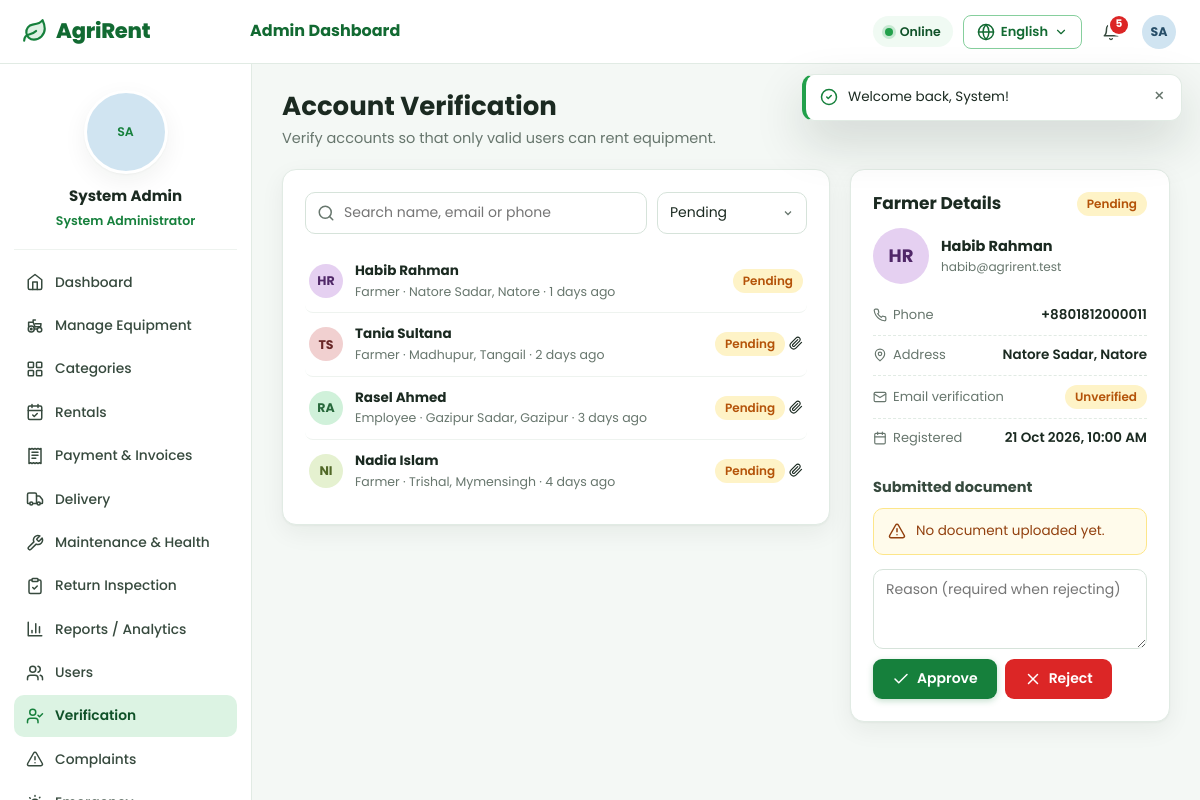
Page /index.php?r=verification/index (signed in) on the committed database.
### tables this page shows
CREATE TABLE `users` (
  `id` INT UNSIGNED NOT NULL AUTO_INCREMENT,
  `name` VARCHAR(100) NOT NULL,
  `email` VARCHAR(160) NOT NULL,
  `phone` VARCHAR(30) NOT NULL DEFAULT '',
  `address` VARCHAR(255) NOT NULL DEFAULT '',
  `password` VARCHAR(255) NOT NULL,
  `role` ENUM('farmer','employee','admin') NOT NULL,
   
  `status` ENUM('inactive','active','suspended','deleted') NOT NULL DEFAULT 'inactive',
  `email_verified_at` DATETIME DEFAULT NULL,
   
  `verification_status` ENUM('pending','approved','rejected') NOT NULL DEFAULT 'pending',
  `verification_note` VARCHAR(255) DEFAULT NULL,
  `verification_document` VARCHAR(255) DEFAULT NULL,
  `verified_by` INT UNSIGNED DEFAULT NULL,
  `verified_at` DATETIME DEFAULT NULL,
  `employee_code` VARCHAR(30) DEFAULT NULL,
  `profile_photo` VARCHAR(255) DEFAULT NULL,
  `language` ENUM('en','bn') NOT NULL DEFAULT 'en',
  `two_factor_enabled` TINYINT(1) NOT NULL DEFAULT 0,
  `google_id` VARCHAR(64) DEFAULT NULL,
  `failed_attempts` INT UNSIGNED NOT NULL DEFAULT 0,
  `locked_until` DATETIME DEFAULT NULL,
  `last_login_at` DATETIME DEFAULT NULL,
  `last_login_ip` VARCHAR(45) DEFAULT NULL,
  `last_login_agent` VARCHAR(255) DEFAULT NULL,
  `remember_selector` CHAR(24) DEFAULT NULL,
  `remember_hash` CHAR(64) DEFAULT NULL,
  `remember_expires` DATETIME DEFAULT NULL,
  `deleted_at` DATETIME DEFAULT NULL,
  `created_at` DATETIME NOT NULL DEFAULT CURRENT_TIMESTAMP,
  `updated_at` DATETIME NOT NULL DEFAULT CURRENT_TIMESTAMP ON UPDATE CURRENT_TIMESTAMP,
  PRIMARY KEY (`id`),
  UNIQUE KEY `uq_users_email` (`email`),
  UNIQUE KEY `uq_users_google` (`google_id`),
  UNIQUE KEY `uq_users_remember` (`remember_selector`),
  KEY `idx_users_role_status` (`role`,`status`,`verification_status`)
);

### app/views/verification/_list.php (the view, shortened to what the rows shown need)
<div class="list">
    <?php foreach ($rows as $u): ?>
        <button type="button" class="list-item selectable-item" data-row="user-<?= (int)$u['id'] ?>" data-panel-url="<?= e(url('verification/show', ['id' => $u['id']])) ?>" data-panel-target="#verifyPanel">
            <?= avatar($u, 'sm') ?>
            <div><strong><?= e($u['name']) ?></strong><small><?= e(role_label($u['role'])) ?> · <?= e($u['address']) ?> · <?= e(time_ago($u['created_at'])) ?></small></div>
            <span><?= badge($u['verification_status']) ?><?= $u['verification_document'] ? ' ' . icon('paperclip', 'icon-xs') : '' ?></span>
        </button>
    <?php endforeach; ?>
</div>

### app/views/verification/index.php (shortened to what the rows shown need)
<div class="page-head"><div><h1><?= e(is_role('admin') ? t('Account Verification') : t('Farmer Verification')) ?></h1><p class="muted"><?= e(t('Verify accounts so that only valid users can rent equipment.')) ?></p></div></div>
<div class="split-panel">
    <section class="card">
            <div class="input-icon grow"><?= icon('search') ?><input name="q" value="<?= e($q) ?>" placeholder="<?= e(t('Search name, email or phone')) ?>"></div>
        <div id="verifyList"><?php include __DIR__ . '/_list.php'; ?></div>
    </section>
    <aside class="card side-panel" id="verifyPanel" aria-live="polite">
        <?php if ($selected): $u = $selected; include __DIR__ . '/_panel.php'; else: ?><p class="muted center"><?= e(t('Select a user to see details.')) ?></p><?php endif; ?>
    </aside>
</div>

### app/helpers.php (shortened to what the rows shown need)
<?php
function config(string $key, $default = null)
{
    $value = $GLOBALS['__config'];
    foreach (explode('.', $key) as $part) {
        $value = $value[$part];
    }
    return $value;
}
function setting(string $key, $default = '')
{
    return Settings::get($key, $default);
}
function url(string $route = '', array $params = []): string
{
    $query = $route !== '' ? 'r=' . $route : '';
    if ($params) {
        $query .= ($query !== '' ? '&' : '') . http_build_query($params);
    }
    return 'index.php' . ($query !== '' ? '?' . $query : '');
}
function e($value): string
{
    return htmlspecialchars((string)$value, ENT_QUOTES | ENT_SUBSTITUTE, 'UTF-8');
}
function t(string $key, array $params = []): string
{
    return Lang::translate($key, $params);
}
function fmt_date(?string $date, string $format = 'd M Y'): string
{
    $ts = strtotime($date);
    return $ts ? date($format, $ts) : '—';
}
function time_ago(?string $date): string
{
    $diff = time() - strtotime($date);
    if ($diff < 86400 * 7) {
        return t(':n days ago', ['n' => (int)floor($diff / 86400)]);
    }
    return fmt_date($date);
}
function icon(string $name, string $class = ''): string
{
    return Icon::svg($name, $class);
}
function status_meta(string $status): array
{
    static $map = [
        'pending' => ['Pending', 'amber'], 'confirmed' => ['Confirmed', 'blue'], 'delivered' => ['Delivered', 'green'],
        'returned' => ['Returned', 'purple'], 'completed' => ['Completed', 'green'], 'cancelled' => ['Cancelled', 'red'],
        'rejected' => ['Rejected', 'red'], 'active_rental' => ['Active', 'green'],
        'paid' => ['Paid', 'green'], 'failed' => ['Failed', 'red'], 'refunded' => ['Refunded', 'gray'],
        'unpaid' => ['Unpaid', 'amber'], 'partial' => ['Partially Paid', 'amber'],
        'assigned' => ['Assigned', 'blue'], 'in_progress' => ['In Progress', 'blue'],
        'available' => ['Available', 'green'], 'unavailable' => ['Not Available', 'red'], 'maintenance' => ['Maintenance', 'amber'],
        'inactive' => ['Inactive', 'gray'], 'good' => ['Good', 'green'], 'needs_maintenance' => ['Needs Maintenance', 'red'],
        'under_maintenance' => ['Under Maintenance', 'amber'], 'unknown' => ['Data Missing', 'gray'],
        'scheduled' => ['Scheduled', 'blue'], 'open' => ['Open', 'red'], 'resolved' => ['Resolved', 'green'],
        'in_review' => ['In Review', 'blue'], 'closed' => ['Closed', 'gray'],
        'low' => ['Low', 'green'], 'medium' => ['Medium', 'amber'], 'high' => ['High', 'red'],
        'active' => ['Active', 'green'], 'suspended' => ['Suspended', 'red'], 'deleted' => ['Deleted', 'gray'],
        'approved' => ['Approved', 'green'], 'verified' => ['Verified', 'green'], 'unverified' => ['Unverified', 'amber'],
        'damaged' => ['Damaged', 'red'], 'needs_service' => ['Needs Service', 'amber'],
        'normal' => ['Normal Season', 'gray'], 'harvest' => ['Harvest Season', 'amber'], 'off_season' => ['Off-season', 'blue'],
    ];
    $meta = $map[$status] ?? [ucwords(str_replace('_', ' ', $status)), 'gray'];
    return [t($meta[0]), $meta[1]];
}
function badge(?string $status, ?string $label = null): string
{
    $status = (string)$status;
    [$text, $color] = status_meta($status);
    return '<span class="badge badge-' . $color . '" data-status="' . e($status) . '">' . e($label ?? $text) . '</span>';
}
function is_role(string ...$roles): bool
{
    return Auth::is(...$roles);
}
function initials(?string $name): string
{
    $parts = preg_split('/\s+/', trim((string)$name)) ?: [];
    $letters = '';
    foreach (array_slice($parts, 0, 2) as $part) {
        $letters .= mb_strtoupper(mb_substr($part, 0, 1));
    }
    return $letters ?: 'U';
}
function avatar(?array $user, string $size = ''): string
{
    $class = 'avatar' . ($size ? ' avatar-' . $size : '');
    $hue = crc32((string)($user['name'] ?? 'user')) % 360;
    return '<span class="' . $class . ' avatar-initials" style="--hue:' . $hue . '">' . e(initials($user['name'] ?? '')) . '</span>';
}

### app/services/Icon.php (shortened to what the rows shown need)
<?php
final class Icon
{
    public static function svg(string $name, string $class = ''): string
    {
        $paths = self::PATHS[$name] ?? self::PATHS['info'];
        return '<svg class="icon ' . $class . '" viewBox="0 0 24 24" fill="none" stroke="currentColor" stroke-width="2" stroke-linecap="round" stroke-linejoin="round" aria-hidden="true">' . $paths . '</svg>';
    }
}

### app/views/verification/_panel.php (shortened to what the rows shown need)
<div class="panel-head"><h2><?= e(role_label($u['role'])) ?> <?= e(t('Details')) ?></h2><?= badge($u['verification_status']) ?></div>
<div class="profile-mini"><?= avatar($u, 'lg') ?><div><strong><?= e($u['name']) ?></strong><small><?= e($u['email']) ?></small></div></div>
<dl class="kv">
    <div><dt><?= icon('phone', 'icon-xs') ?><?= e(t('Phone')) ?></dt><dd><?= e($u['phone']) ?></dd></div>
    <div><dt><?= icon('map-pin', 'icon-xs') ?><?= e(t('Address')) ?></dt><dd><?= e($u['address']) ?></dd></div>
    <div><dt><?= icon('mail', 'icon-xs') ?><?= e(t('Email verification')) ?></dt><dd><?= badge($u['email_verified_at'] ? 'verified' : 'unverified') ?></dd></div>
    <div><dt><?= icon('calendar', 'icon-xs') ?><?= e(t('Registered')) ?></dt><dd><?= e(fmt_datetime($u['created_at'])) ?></dd></div>
</dl>
<h3 class="sub-title"><?= e(t('Submitted document')) ?></h3>
<?php if ($u['verification_document']): $docUrl = url('verification/document', ['id' => $u['id']]); $isPdf = str_ends_with((string)$u['verification_document'], '.pdf'); ?>
    <div class="doc-preview">
        <?php if ($isPdf): ?><object data="<?= e($docUrl) ?>" type="application/pdf"><a href="<?= e($docUrl) ?>" target="_blank"><?= e(t('Open document')) ?></a></object><?php else: ?><img src="<?= e($docUrl) ?>" alt="<?= e(t('Verification document')) ?>" onerror="this.replaceWith(document.createTextNode('<?= e(t('Unable to load farmer details.')) ?>'))"><?php endif; ?>
    </div>
    <a class="btn btn-light btn-sm" href="<?= e($docUrl) ?>" target="_blank"><?= icon('external', 'icon-xs') ?><?= e(t('Open document')) ?></a>
<?php else: ?>
    <div class="alert alert-warning"><?= icon('alert') ?><span><?= e(t('No document uploaded yet.')) ?></span></div>
<?php endif; ?>
<?php if ($u['verification_status'] !== 'approved'): ?>
    <form method="post" action="<?= e(url('verification/decide')) ?>" data-ajax data-reload class="stack">
        <textarea name="note" rows="2" placeholder="<?= e(t('Reason (required when rejecting)')) ?>"></textarea><?= field_error('note') ?>
        <div class="row-actions">
            <button class="btn btn-primary" type="submit" name="decision" value="approved"><?= icon('check') ?><?= e(t('Approve')) ?></button>
            <button class="btn btn-danger" type="submit" name="decision" value="rejected"><?= icon('x') ?><?= e(t('Reject')) ?></button>
        </div>
    </form>
<?php else: ?>
    <p class="muted small"><?= icon('check-circle', 'icon-xs') ?> <?= e(t('Verified on :date', ['date' => fmt_date($u['verified_at'])])) ?></p>
<?php endif; ?>

### app/views/layouts/app.php (shortened to what the rows shown need)
<?php
$me = Auth::user();
$current = Router::current();
?>
<!doctype html>
<html lang="<?= Lang::get() ?>" data-lang="<?= Lang::get() ?>">
<head><?php include __DIR__ . '/_head.php'; ?></head>
<body class="app role-<?= e($me['role']) ?>" data-route="<?= e($current) ?>">
<header class="topbar">
    <a class="brand" href="<?= e(url('dashboard/index')) ?>"><?= icon('leaf') ?><span><?= e(setting('platform_name', 'AgriRent')) ?></span></a>
    <div class="topbar-title"><?= $me['role'] !== 'farmer' ? e(t(ucfirst($me['role']) . ' Dashboard')) : '' ?></div>
    <div class="topbar-actions">
        <div class="net-status" id="netStatus" title="<?= e(t('Connection & offline sync status')) ?>">
        </div>
        <?php include __DIR__ . '/_lang.php'; ?>
        <div class="dropdown notif-dropdown">
        </div>
        <div class="dropdown">
            <button class="user-chip" type="button" data-dropdown aria-label="<?= e(t('Account menu')) ?>"><?= avatar($me, 'sm') ?></button>
        </div>
    </div>
</header>
<aside class="sidebar" aria-label="<?= e(t('Sidebar')) ?>">
    <div class="sidebar-profile">
        <?= avatar($me, 'xl') ?>
        <strong><?= e($me['name']) ?></strong>
        <span><?= e($me['role'] === 'admin' ? t('System Administrator') : role_label($me['role'])) ?></span>
    </div>
</aside>
<main id="main" class="main">
    <?= $content ?>
</main>
</body>
</html>

### rows in the picture
users: role "Admin Dashboard", name "SA SA", name "System Admin", role "System Administrator", role "Account Verification"
users: name "HR", name "Habib Rahman", role "Farmer", address "Natore Sadar, Natore", created_at "1 days ago", email "habib@agrirent.test", phone "+8801812000011", created_at "21 Oct 2026, 10:00 AM"
users: name "TS", name "Tania Sultana", role "Farmer", address "Madhupur, Tangail", created_at "2 days ago"
users: name "RA", name "Rasel Ahmed", role "Employee", address "Gazipur Sadar, Gazipur", created_at "3 days ago"
users: name "NI", name "Nadia Islam", role "Farmer", address "Trishal, Mymensingh", created_at "4 days ago"

### other values in the picture
setting('platform_name', 'AgriRent') "AgriRent"
$unread "5"
t($label) "Dashboard"
t($label) "Manage Equipment"
t($label) "Categories"
t($label) "Rentals"
t($label) "Payment & Invoices"
t($label) "Delivery"
t($label) "Maintenance & Health"
t($label) "Return Inspection"
t($label) "Reports / Analytics"
t($label) "Users"
t($label) "Verification"
t($label) "Complaints"
t('Verify accounts so that only valid users can rent equipment.') "Verify accounts so that only valid users can rent equipment."
